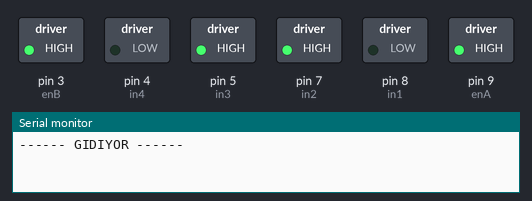
Recording of a sketch running on a simulated Arduino Uno, built with avr-gcc and run on an emulated ATmega328P. On the bench: switched loads named in the sketch (green lamp = pin HIGH), the last lines printed to the serial monitor.

Above: at 0.2 s.
At 1.7 s:
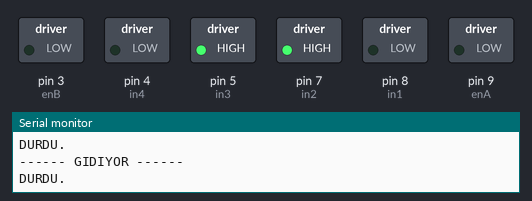
Timing chart, 0 to 3.0 s (numbered marks = the images above):
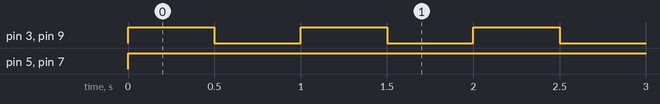

Measured:
- by itself, pin 3 (enB), pin 9 (enA): alternates HIGH for 0.50 s and LOW for 0.50 s
- by itself, pin 5 (in3), pin 7 (in2): LOW → HIGH at 0.00 s

The sketch:

motortest.ino
```cpp
// Motor A
#define enA 9
#define in1 8
#define in2 7
// Motor B
#define enB 3
#define in3 5
#define in4 4


void setup() {
    Serial.begin(9600);
    pinMode(enA, OUTPUT);
    pinMode(enB, OUTPUT);
    pinMode(in1, OUTPUT);
    pinMode(in2, OUTPUT);
    pinMode(in3, OUTPUT);
    pinMode(in4, OUTPUT);

    // Turn off motors
    digitalWrite(in1, LOW);
    digitalWrite(in2, LOW);
    digitalWrite(in3, LOW);
    digitalWrite(in4, LOW);

    analogWrite(enA, 255);
	analogWrite(enB, 255);
}

void loop() {
  git();
  delay(500);
  dur();
  delay(500);
}

void dur() {
  Serial.println("DURDU.");
  analogWrite(enA, 0);
  analogWrite(enB, 0);
}

void git() {
  Serial.println("------ GIDIYOR ------");
  analogWrite(enA, 255);
  analogWrite(enB, 255);

  	digitalWrite(in1, LOW);
	digitalWrite(in2, HIGH);
	digitalWrite(in3, HIGH);
	digitalWrite(in4, LOW);
}
```
